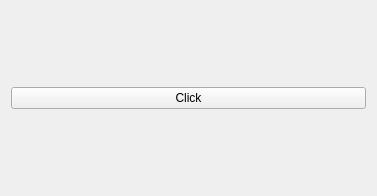
<?xml version="1.0" encoding="UTF-8"?>
<ui version="4.0">
 <class>Widget</class>
 <widget class="QWidget" name="Widget">
  <property name="geometry">
   <rect>
    <x>0</x>
    <y>0</y>
    <width>377</width>
    <height>196</height>
   </rect>
  </property>
  <property name="windowTitle">
   <string>My App</string>
  </property>
  <layout class="QHBoxLayout" name="horizontalLayout">
   <item>
    <widget class="QPushButton" name="myButton">
     <property name="text">
      <string>Click</string>
     </property>
    </widget>
   </item>
  </layout>
 </widget>
 <resources/>
 <connections/>
</ui>
